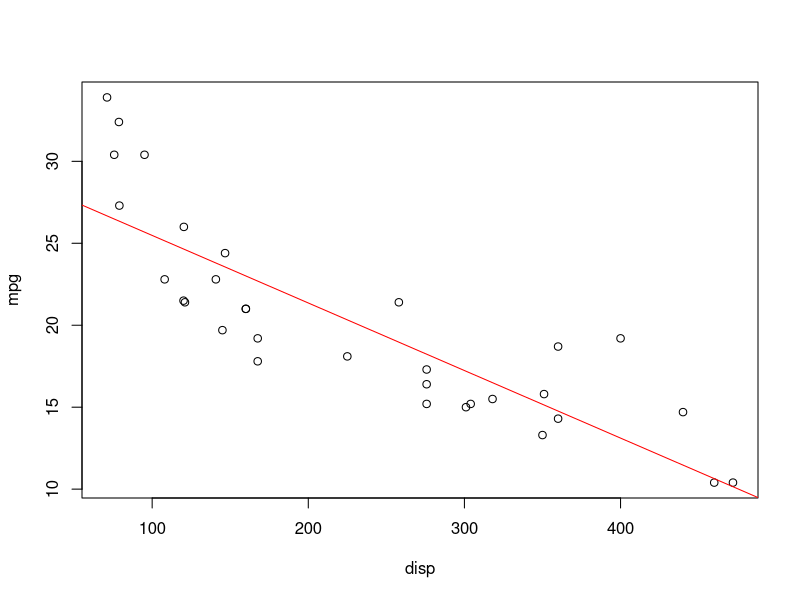
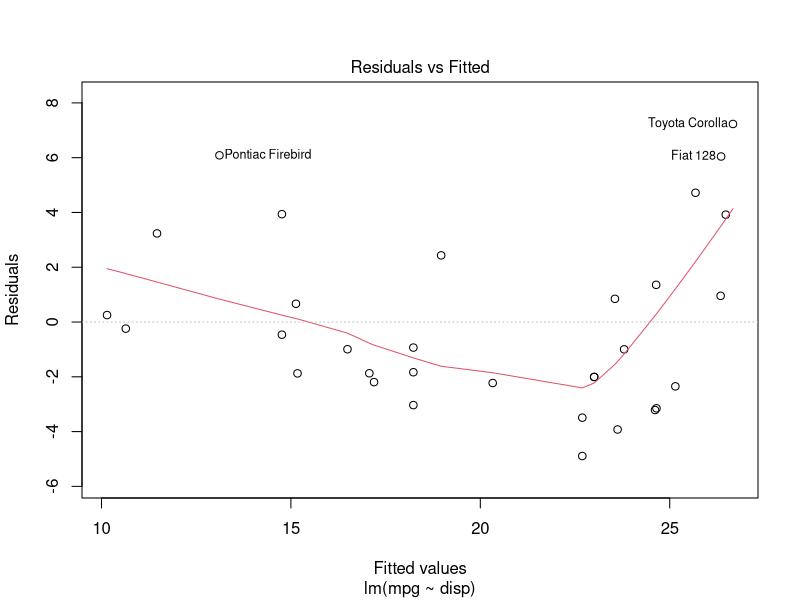
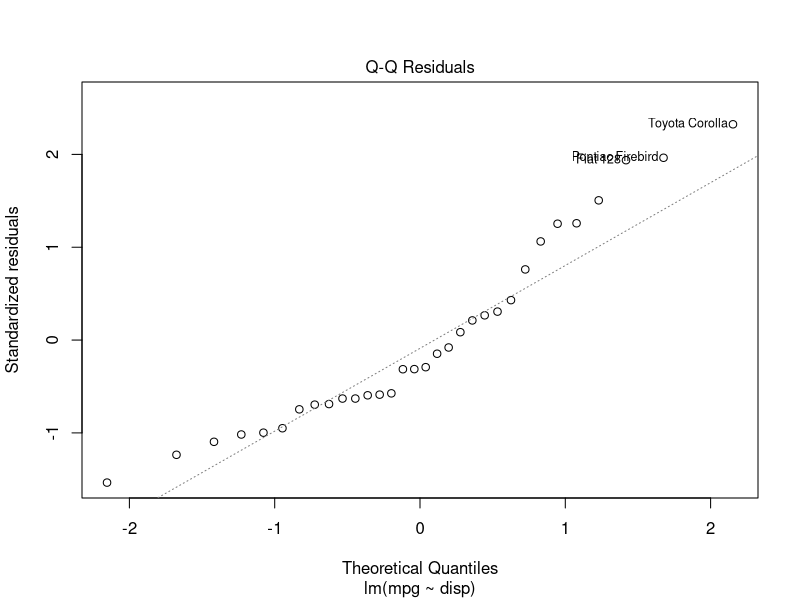
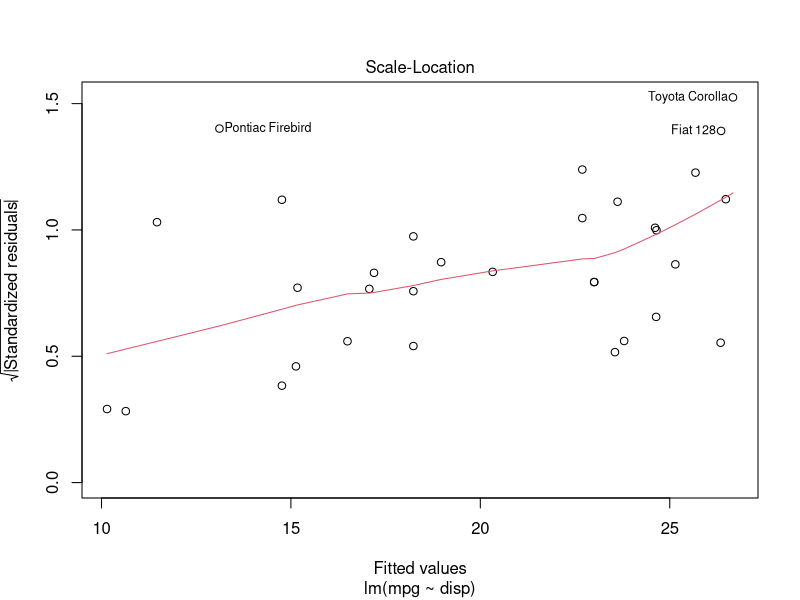
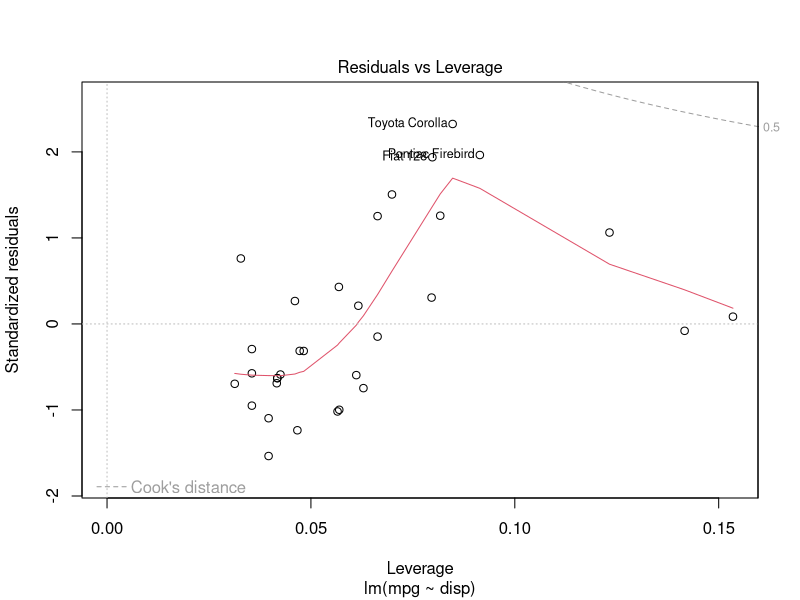
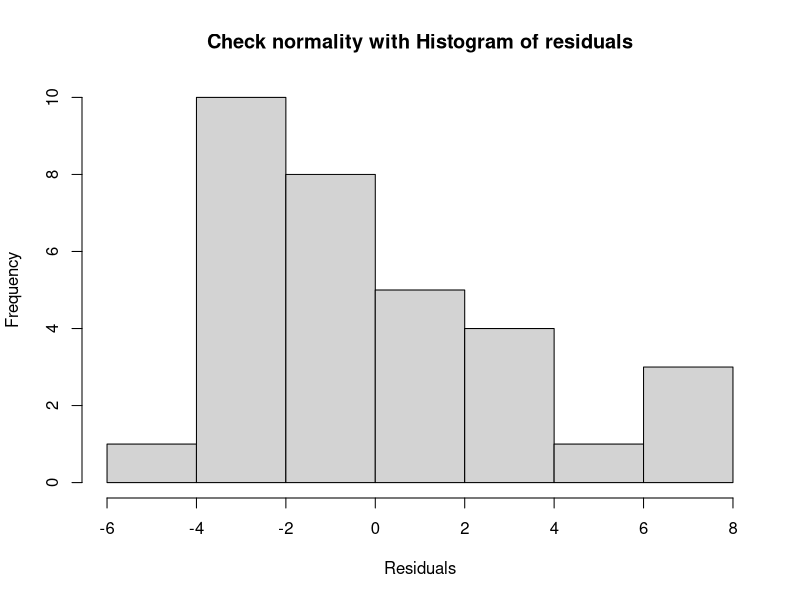
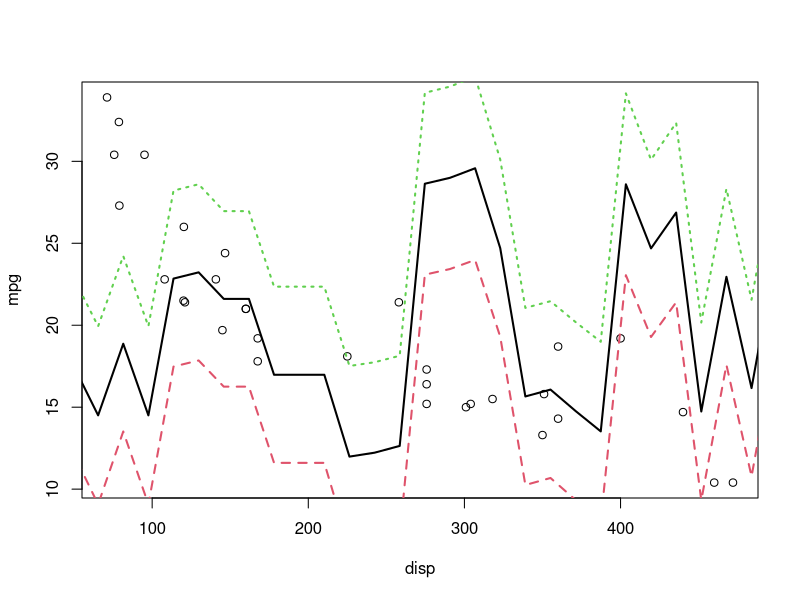
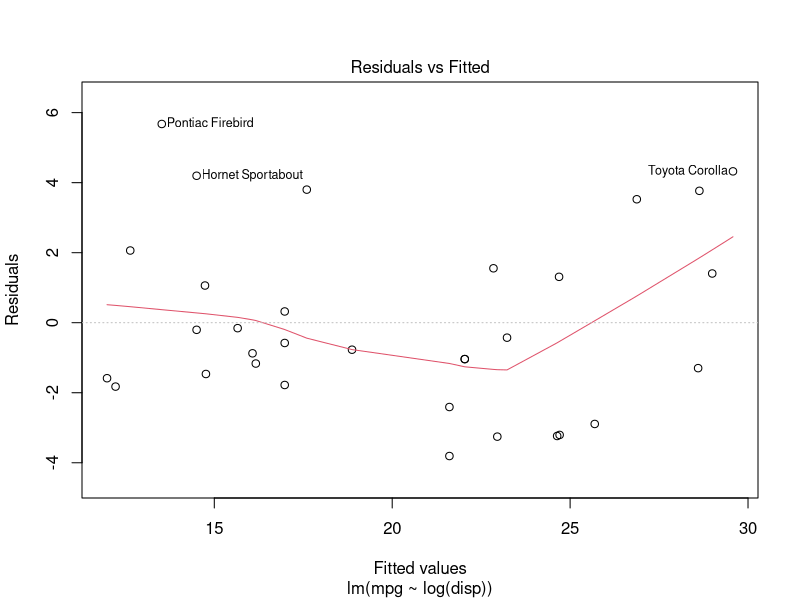

Write R code to recreate these figures, in order.
## ---- chunk 1
knitr::opts_chunk$set(echo = TRUE)
## ---- chunk 2
myData<-mtcars
View(myData)
structure(myData)

model1<-lm(mpg~disp,myData)
summary(model1)
#Plot with relationship
plot(myData$disp,myData$mpg, xlab="disp",ylab="mpg")
abline(model1,col="red")
##Plot with residuals and fitted values, with histogram, and Q-Q
plot(model1)
#Not nomrally distributed with histogram
hist(model1$residuals, xlab="Residuals", main="Check normality with Histogram of residuals")



model2<-lm(mpg~log(disp),myData)
summary(model2)
#Plot and see visuals
plot(myData$disp, myData$mpg, xlab="disp",ylab="mpg")
y<-predict(model2,interval="prediction")
x=seq(from=1,to=500,length.out=32)
matlines(x,y,lwd=2)
#Plot residuals vs fitted, and Q-Q
plot(model2)
#Not nomrally distributed with histogram, but better than 1st histogram
hist(model2$residuals, xlab="Residuals", main="Check normality with Histogram of residuals")



model3<-lm(log(mpg)~log(disp),myData)
summary(model3)
#Plot to see relationship
plot(myData$disp, myData$mpg, xlab="disp",ylab="mpg")
y<-predict(model3,interval="prediction")
x=seq(from=1,to=500,length.out=32)
matlines(x,y,lwd=2)
#PLot residuals vs. fitted, and Q-Q
plot(model3)
#Much more normally distributed
hist(model3$residuals, xlab="Residuals", main="Check normality with Histogram of residuals")


## ---- chunk 3
plot(pressure)
